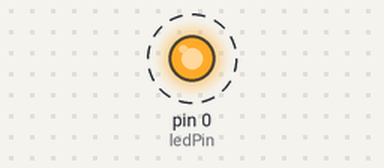
Simulated run of this sketch. Board: Arduino Uno, built with avr-gcc and run on an emulated ATmega328P. Parts: output pins drawn as LEDs (lit = HIGH). Dashed ring = blinking.

Above: at 0.05 s.
Timing chart, 0 to 3.0 s (numbered marks = the images above):
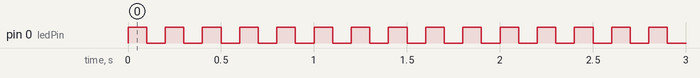

Measured:
- by itself, pin 0 (ledPin): alternates HIGH for 0.10 s and LOW for 0.10 s

The sketch:

blinkingLED.ino
```cpp
int ledPin = 0;
int wait = 100;

// put your setup code here, to run once:
void setup() {
  pinMode(ledPin, OUTPUT);
}

// put your main code here, to run repeatedly:
void loop() {
  digitalWrite(ledPin, HIGH);   // sets the LED on
  delay(wait);                  // waits for a second
  digitalWrite(ledPin, LOW);    // sets the LED off
  delay(wait);                  // waits for a second
}
```
